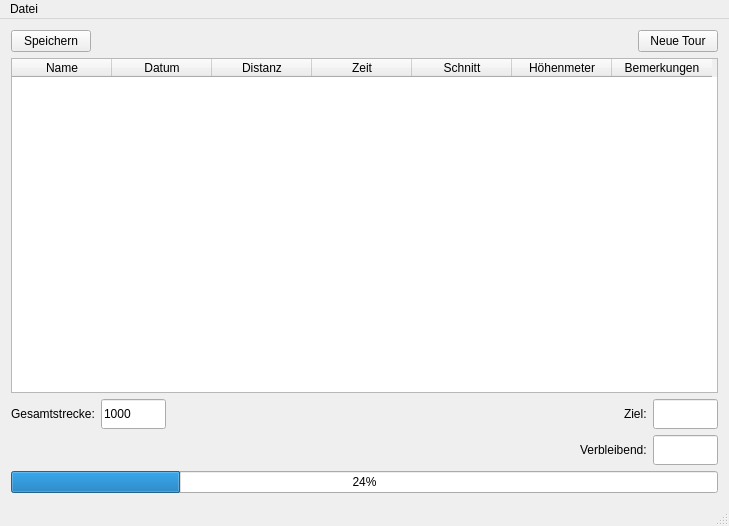
<?xml version="1.0" encoding="UTF-8"?>
<ui version="4.0">
 <class>MainWindow</class>
 <widget class="QMainWindow" name="MainWindow">
  <property name="geometry">
   <rect>
    <x>0</x>
    <y>0</y>
    <width>729</width>
    <height>526</height>
   </rect>
  </property>
  <property name="windowTitle">
   <string>mtbTracker</string>
  </property>
  <property name="windowIcon">
   <iconset>
    <normaloff>../build-mtbTracker-Desktop-Debug/icon.ico</normaloff>../build-mtbTracker-Desktop-Debug/icon.ico</iconset>
  </property>
  <widget class="QWidget" name="centralWidget">
   <layout class="QHBoxLayout" name="horizontalLayout_5">
    <item>
     <layout class="QGridLayout" name="gridLayout">
      <item row="0" column="0">
       <layout class="QVBoxLayout" name="verticalLayout_2">
        <item>
         <layout class="QHBoxLayout" name="horizontalLayout_2">
          <item>
           <widget class="QPushButton" name="saveButton">
            <property name="text">
             <string>Speichern</string>
            </property>
           </widget>
          </item>
          <item>
           <spacer name="horizontalSpacer_3">
            <property name="orientation">
             <enum>Qt::Horizontal</enum>
            </property>
            <property name="sizeHint" stdset="0">
             <size>
              <width>40</width>
              <height>20</height>
             </size>
            </property>
           </spacer>
          </item>
          <item>
           <widget class="QPushButton" name="NewTourButton">
            <property name="maximumSize">
             <size>
              <width>100</width>
              <height>16777215</height>
             </size>
            </property>
            <property name="text">
             <string>Neue Tour</string>
            </property>
           </widget>
          </item>
         </layout>
        </item>
        <item>
         <widget class="QTableWidget" name="twTouren">
          <column>
           <property name="text">
            <string>Name</string>
           </property>
          </column>
          <column>
           <property name="text">
            <string>Datum</string>
           </property>
          </column>
          <column>
           <property name="text">
            <string>Distanz</string>
           </property>
          </column>
          <column>
           <property name="text">
            <string>Zeit</string>
           </property>
          </column>
          <column>
           <property name="text">
            <string>Schnitt</string>
           </property>
          </column>
          <column>
           <property name="text">
            <string>Höhenmeter</string>
           </property>
          </column>
          <column>
           <property name="text">
            <string>Bemerkungen</string>
           </property>
          </column>
         </widget>
        </item>
        <item>
         <layout class="QVBoxLayout" name="verticalLayout">
          <item>
           <layout class="QHBoxLayout" name="horizontalLayout">
            <item>
             <widget class="QLabel" name="label">
              <property name="text">
               <string>Gesamtstrecke:</string>
              </property>
             </widget>
            </item>
            <item>
             <widget class="QLineEdit" name="leTotalDistance">
              <property name="minimumSize">
               <size>
                <width>65</width>
                <height>30</height>
               </size>
              </property>
              <property name="maximumSize">
               <size>
                <width>65</width>
                <height>30</height>
               </size>
              </property>
              <property name="text">
               <string>1000</string>
              </property>
             </widget>
            </item>
            <item>
             <spacer name="horizontalSpacer">
              <property name="orientation">
               <enum>Qt::Horizontal</enum>
              </property>
              <property name="sizeHint" stdset="0">
               <size>
                <width>40</width>
                <height>20</height>
               </size>
              </property>
             </spacer>
            </item>
            <item>
             <widget class="QLabel" name="label_2">
              <property name="text">
               <string>Ziel:</string>
              </property>
             </widget>
            </item>
            <item>
             <widget class="QLineEdit" name="leTargetDistance">
              <property name="minimumSize">
               <size>
                <width>65</width>
                <height>30</height>
               </size>
              </property>
              <property name="maximumSize">
               <size>
                <width>65</width>
                <height>30</height>
               </size>
              </property>
              <property name="text">
               <string/>
              </property>
             </widget>
            </item>
           </layout>
          </item>
          <item>
           <layout class="QHBoxLayout" name="horizontalLayout_4">
            <item>
             <spacer name="horizontalSpacer_2">
              <property name="orientation">
               <enum>Qt::Horizontal</enum>
              </property>
              <property name="sizeHint" stdset="0">
               <size>
                <width>40</width>
                <height>20</height>
               </size>
              </property>
             </spacer>
            </item>
            <item>
             <widget class="QLabel" name="label_3">
              <property name="text">
               <string>Verbleibend:</string>
              </property>
             </widget>
            </item>
            <item>
             <widget class="QLineEdit" name="leRemainingDistance">
              <property name="minimumSize">
               <size>
                <width>65</width>
                <height>30</height>
               </size>
              </property>
              <property name="maximumSize">
               <size>
                <width>65</width>
                <height>30</height>
               </size>
              </property>
             </widget>
            </item>
           </layout>
          </item>
          <item>
           <widget class="QProgressBar" name="pbRemaining">
            <property name="value">
             <number>24</number>
            </property>
           </widget>
          </item>
         </layout>
        </item>
       </layout>
      </item>
     </layout>
    </item>
   </layout>
  </widget>
  <widget class="QMenuBar" name="menuBar">
   <property name="geometry">
    <rect>
     <x>0</x>
     <y>0</y>
     <width>729</width>
     <height>28</height>
    </rect>
   </property>
   <widget class="QMenu" name="menuSetting">
    <property name="title">
     <string>Datei</string>
    </property>
    <addaction name="actionLog_Datei_ffnen"/>
    <addaction name="actionLog_Datei_speichern"/>
    <addaction name="actionLog_Datei_speichern_unter"/>
    <addaction name="separator"/>
    <addaction name="actionEinstellungen"/>
    <addaction name="separator"/>
    <addaction name="actionBeenden"/>
   </widget>
   <addaction name="menuSetting"/>
  </widget>
  <widget class="QStatusBar" name="statusBar"/>
  <action name="actionLog_Datei_ffnen">
   <property name="text">
    <string>Log-Datei öffnen</string>
   </property>
  </action>
  <action name="actionLog_Datei_speichern">
   <property name="text">
    <string>Log-Datei speichern</string>
   </property>
  </action>
  <action name="actionEinstellungen">
   <property name="text">
    <string>Einstellungen</string>
   </property>
  </action>
  <action name="actionBeenden">
   <property name="text">
    <string>Beenden</string>
   </property>
  </action>
  <action name="actionLog_Datei_speichern_unter">
   <property name="text">
    <string>Log-Datei speichern unter ...</string>
   </property>
  </action>
 </widget>
 <layoutdefault spacing="6" margin="11"/>
 <resources/>
 <connections/>
</ui>
